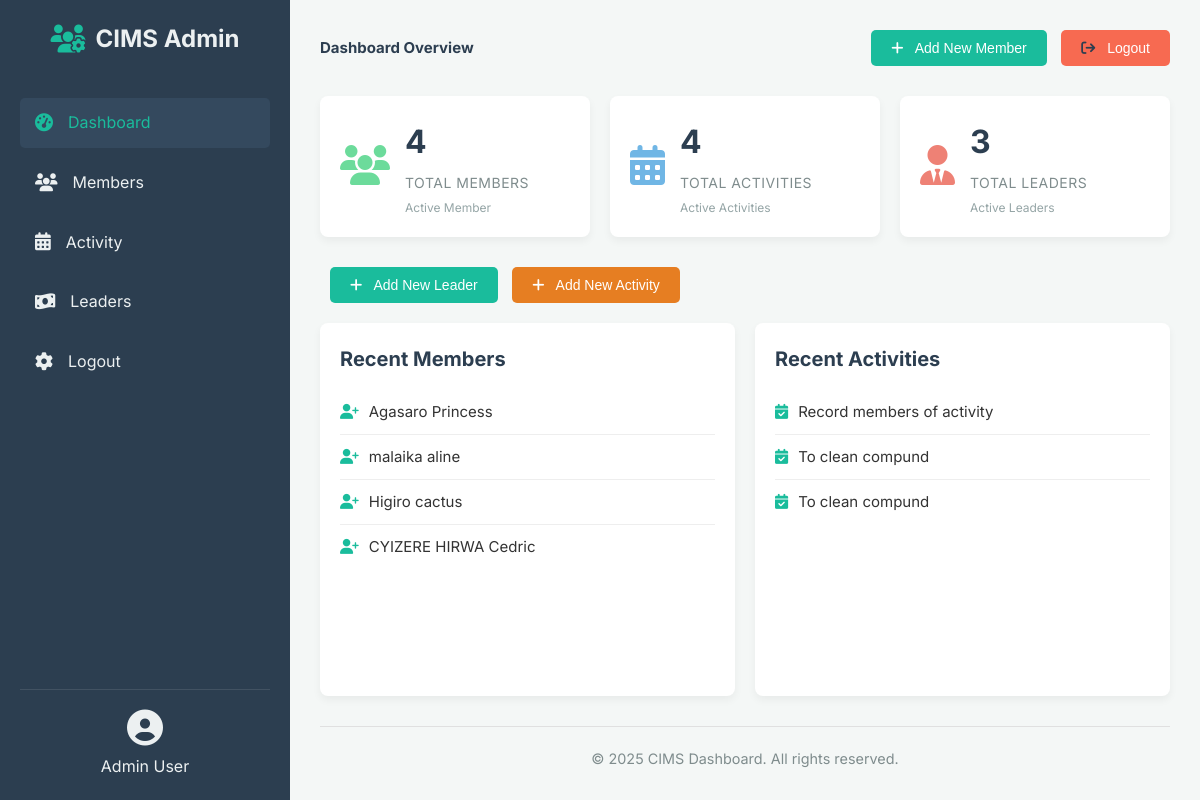
Page /dashboard.php on the committed database.
### tables this page shows
CREATE TABLE `members` (
  `memberId` int(11) NOT NULL,
  `firstname` varchar(100) NOT NULL,
  `lastname` varchar(100) NOT NULL,
  `address` varchar(100) NOT NULL,
  `clubId` int(11) NOT NULL
);

CREATE TABLE `activities` (
  `activityNo` int(11) NOT NULL,
  `description` varchar(255) NOT NULL,
  `clubId` int(11) NOT NULL
);

### dashboard.php (the view, shortened to what this page needs)
<!DOCTYPE html>
<html lang="en">
<head>
    <link rel="stylesheet" href="https://cdnjs.cloudflare.com/ajax/libs/font-awesome/6.5.2/css/all.min.css">
</head>
<body>
    <div class="dashboard-container">
        <aside class="sidebar">
            <div class="club-logo">
                <i class="fas fa-users-cog"></i> <span>CIMS Admin</span>
            </div>
            <nav class="main-nav">
                <ul>
                    <li><a href="dashboard.php" class="active"><i class="fas fa-tachometer-alt"></i>Dashboard</a></li>
                    <li><a href="member_report.php"><i class="fas fa-users"></i> Members</a></li>
                    <li><a href="activitys_report.php"><i class="fas fa-calendar-alt"></i> Activity</a></li>
                    <li><a href="leaders_report.php"><i class="fas fa-money-bill-wave"></i> Leaders</a></li>
                    <li><a href="logout.php"><i class="fas fa-cog"></i> Logout</a></li>
                </ul>
            </nav>
            <div class="user-info">
                <i class="fas fa-user-circle"></i>
                <span>Admin User</span>
            </div>
        </aside>
        <main class="main-content">
            <header class="dashboard-header">
                <h1>Dashboard Overview</h1>
                <div class="header-actions">
                    <button class="btn primary-btn"><i class="fas fa-plus"></i> <a href="members.php">Add New Member</a></button>
                    <button class="btn secondary-btn"><i class="fa fa-sign-out" aria-hidden="true"></i><a href="logout.php"> Logout</a></button>
                </div>
            </header>
            <section class="kpi-section">
                <?php
                if (isset($conn) && $conn) {
                    $select_members = mysqli_query($conn, "SELECT COUNT(*) AS total_members FROM members");
                    $row_member = mysqli_fetch_assoc($select_members);
                    $select_member = $row_member['total_members'];
                    $select_activities_count = mysqli_query($conn, "SELECT COUNT(*) AS total_activities FROM activities");
                    $row_activity = mysqli_fetch_assoc($select_activities_count);
                    $select_activity = $row_activity['total_activities'];
                    $select_leaders = mysqli_query($conn, "SELECT COUNT(*) AS total_leaders FROM leaders");
                    $row_leader = mysqli_fetch_assoc($select_leaders);
                    $select_leader = $row_leader['total_leaders'];
                    $recent_members = mysqli_query($conn, "SELECT * FROM members ORDER BY memberId DESC LIMIT 4");
                    $recent_activities = mysqli_query($conn, "SELECT * FROM activities ORDER BY activityNO DESC LIMIT 3");
                }
                ?>
                <div class="kpi-card">
                    <div class="kpi-icon"><i class="fas fa-users"></i></div>
                    <div class="kpi-details" data-registered="2023-10-24T14:30:00Z" id="user_info">
                        <span class="kpi-value"><?php echo $select_member?></span>
                        <span class="kpi-title">Total Members</span>
                        <span class="kpi-trend">Active Member</span>
                    </div>
                </div>
                <div class="kpi-card">
                    <div class="kpi-icon"><i class="fas fa-calendar-alt"></i></div> <div class="kpi-details" data-registered="2023-10-24T14:30:00Z" id="user_info">
                        <span class="kpi-value"><?php echo $select_activity?></span>
                        <span class="kpi-title">Total Activities</span>
                        <span class="kpi-trend">Active Activities</span>
                    </div>
                </div>
                <div class="kpi-card">
                    <div class="kpi-icon"><i class="fas fa-user-tie"></i></div> <div class="kpi-details" data-registered="2023-10-24T14:30:00Z" id="user_info">
                        <span class="kpi-value"><?php echo $select_leader?></span>
                        <span class="kpi-title">Total Leaders</span>
                        <span class="kpi-trend">Active Leaders</span>
                    </div>
                </div>
            </section>
            <div class="header-actions" style="justify-content: flex-start; margin-bottom: 20px;">
                <button class="btn primary-btn"><i class="fas fa-plus"></i> <a href="leader.php">Add New Leader</a></button>
                <button class="btn primary-btn" style="background-color: #e67e22;"><i class="fas fa-plus"></i> <a href="activitys.php">Add New Activity</a></button>
            </div>
            <section class="main-widgets">
                <div class="widget medium-widget">
                    <h2>Recent Members</h2>
                    <?php if ($recent_members && mysqli_num_rows($recent_members) > 0) : ?>
                        <ul>
                            <?php while($recent = mysqli_fetch_assoc($recent_members)) : ?>
                                <li><i class="fas fa-user-plus"></i> <?php echo htmlspecialchars($recent['firstname'] . ' ' . $recent['lastname']); ?></li>
                            <?php endwhile; ?>
                        </ul>
                    <?php else : ?>
                        <p style="text-align: center; color: #7f8c8d;">No recent members to display.</p>
                    <?php endif; ?>
                </div>
                <div class="widget medium-widget">
                    <h2>Recent Activities</h2>
                    <?php if ($recent_activities && mysqli_num_rows($recent_activities) > 0) : ?>
                        <ul>
                            <?php while($activity = mysqli_fetch_assoc($recent_activities)) : ?>
                                <li><i class="fas fa-calendar-check"></i> <?php echo htmlspecialchars($activity['description']); ?></li>
                            <?php endwhile; ?>
                        </ul>
                    <?php else : ?>
                        <p style="text-align: center; color: #7f8c8d;">No recent activities to display.</p>
                    <?php endif; ?>
                </div>
            </section>
            <footer class="dashboard-footer">
                &copy; <?php echo date('Y'); ?> CIMS Dashboard. All rights reserved.
            </footer>
        </main>
    </div>
</body>
</html>

### dashboard.php (style rules this page uses)
body { margin: 0; font-family: 'Inter', sans-serif; background-color: #f4f7f6; color: #333; line-height: 1.6; }
.dashboard-container { display: flex; min-height: 100vh; }
.sidebar { width: 250px; background-color: #2c3e50; color: #ecf0f1; padding: 20px; display: flex; flex-direction: column; box-shadow: 2px 0 5px rgba(0,0,0,0.1); }
.club-logo { font-size: 24px; font-weight: 700; text-align: center; margin-bottom: 40px; display: flex; align-items: center; justify-content: center; gap: 10px; }
.club-logo i { font-size: 28px; color: #1abc9c; }
.main-nav ul { list-style: none; padding: 0; margin: 0; flex-grow: 1; }
.main-nav li { margin-bottom: 10px; }
.main-nav a { display: flex; align-items: center; padding: 12px 15px; color: #ecf0f1; text-decoration: none; border-radius: 5px; transition: background-color 0.3s ease; }
.main-nav a:hover, .main-nav a.active { background-color: #34495e; color: #1abc9c; }
.main-nav a i { margin-right: 15px; font-size: 18px; }
.user-info { margin-top: auto; padding-top: 20px; border-top: 1px solid rgba(255,255,255,0.1); text-align: center; font-size: 16px; display: flex; flex-direction: column; align-items: center; gap: 8px; }
.user-info i { font-size: 36px; color: #ecf0f1; }
.main-content { flex-grow: 1; padding: 30px; background-color: #f4f7f6; display: flex; flex-direction: column; }
.dashboard-header { display: flex; justify-content: space-between; align-items: center; margin-bottom: 30px; }
.dashboard-header h1 { margin: 0; font-size: 15px; color: #2c3e50; }
.header-actions .btn { padding: 10px 20px; border: none; border-radius: 5px; cursor: pointer; font-size: 14px; margin-left: 10px; transition: background-color 0.3s ease; }
.header-actions button a { text-decoration: none; color: white; }
.btn i { margin-right: 8px; }
.primary-btn { background-color: #1abc9c; color: white; }
.secondary-btn { background-color:rgb(247, 106, 81); color: #2c3e50; border: 1px solid #bdc3c7; }
.kpi-section { display: grid; grid-template-columns: repeat(auto-fit, minmax(220px, 1fr)); gap: 20px; margin-bottom: 30px; }
.kpi-card { background-color: white; padding: 20px; border-radius: 8px; box-shadow: 0 4px 8px rgba(0,0,0,0.05); display: flex; align-items: center; gap: 15px; }
.kpi-icon { font-size: 40px; color: #1abc9c; opacity: 0.7; }
.kpi-card:nth-child(1) .kpi-icon { color: #2ecc71; }
.kpi-card:nth-child(2) .kpi-icon { color: #3498db; }
.kpi-card:nth-child(3) .kpi-icon { color: #e74c3c; }
.kpi-details { display: flex; flex-direction: column; }
.kpi-value { font-size: 32px; font-weight: 700; color: #2c3e50; margin-bottom: 5px; }
.kpi-title { font-size: 14px; color: #7f8c8d; text-transform: uppercase; letter-spacing: 0.5px; margin-bottom: 3px; }
.kpi-trend { font-size: 12px; color: #95a5a6; }
.main-widgets { display: grid; grid-template-columns: repeat(auto-fit, minmax(300px, 1fr)); gap: 20px; flex-grow: 1; }
.widget { background-color: white; padding: 20px; border-radius: 8px; box-shadow: 0 4px 8px rgba(0,0,0,0.05); min-height: 200px; }
.widget h2 { font-size: 20px; color: #2c3e50; margin-top: 0; margin-bottom: 15px; }
.widget ul { list-style: none; padding: 0; margin: 0; }
.widget ul li { padding: 10px 0; border-bottom: 1px solid #eee; display: flex; align-items: center; gap: 10px; font-size: 15px; }
.widget ul li:last-child { border-bottom: none; }
.widget ul li i { color: #1abc9c; }
.dashboard-footer { margin-top: 30px; padding-top: 20px; border-top: 1px solid #e0e0e0; text-align: center; color: #7f8c8d; font-size: 0.9em; }

### rows in the picture
members: firstname+lastname "Agasaro Princess"
members: firstname+lastname "malaika aline"
members: firstname+lastname "Higiro cactus"
members: firstname+lastname "CYIZERE HIRWA Cedric"
activities: description "Record members of activity"
activities: description "To clean compund"
activities: description "To clean compund"

### other values in the picture
$select_member "4"
$select_activity "4"
$select_leader "3"
